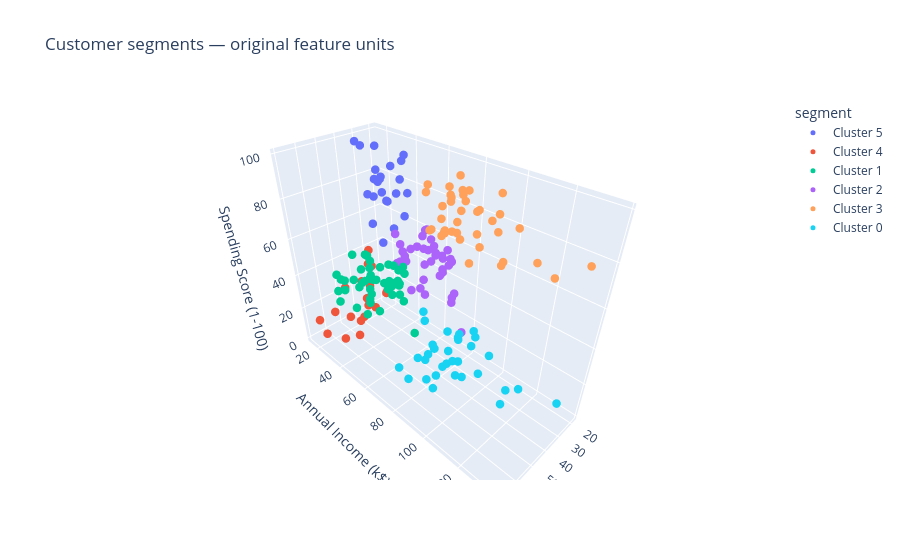

Write notebook code for a chart like this one.
### Markdown cell above
## Biểu đồ 3D tương tác

Các trục dùng đơn vị gốc. Màu cụm được học trong không gian chuẩn hóa. Biểu đồ có thể xoay và xem CustomerID.

### Code cell
customers = pd.read_csv(run / "customer_clusters.csv")
figure = plot_clusters(customers, config["data"]["features"], config["data"]["id_column"],
                       run / "figures/customer_clusters_3d.html")
figure.show()

### Figure 1 — Plotly figure (JSON) as saved in the notebook; plotly's stock layout.template omitted (floating-point values rounded to 4 significant figures)
{"data": [{"customdata": [[1], [2], [4], [6], [8], [10], [12], [14], [16], [18], [20], [22], [24], [26], [28], [30], [32], [34], [36], [38], [40], [42], [44], [46]], "hovertemplate": "segment=Cluster 5<br>Age=%{x}<br>Annual Income (k$)=%{y}<br>Spending Score (1-100)=%{z}<br>CustomerID=%{customdata[0]}<extra></extra>", "legendgroup": "Cluster 5", "marker": {"color": "#636efa", "symbol": "circle", "size": 5}, "mode": "markers", "name": "Cluster 5", "scene": "scene", "showlegend": true, "x": [19, 21, 23, 22, 23, 30, 35, 24, 22, 20, 35, 25, 31, 29, 35, 23, 21, 18, 21, 30, 20, 24, 31, 24], "y": [15, 15, 16, 17, 18, 19, 19, 20, 20, 21, 23, 24, 25, 28, 28, 29, 30, 33, 33, 34, 37, 38, 39, 39], "z": [39, 81, 77, 76, 94, 72, 99, 77, 79, 66, 98, 73, 73, 82, 61, 87, 73, 92, 81, 73, 75, 92, 61, 65], "type": "scatter3d"}, {"customdata": [[3], [5], [7], [9], [11], [13], [15], [17], [19], [21], [23], [25], [27], [29], [31], [33], [35], [37], [39], [43], [45]], "hovertemplate": "segment=Cluster 4<br>Age=%{x}<br>Annual Income (k$)=%{y}<br>Spending Score (1-100)=%{z}<br>CustomerID=%{customdata[0]}<extra></extra>", "legendgroup": "Cluster 4", "marker": {"color": "#EF553B", "symbol": "circle", "size": 5}, "mode": "markers", "name": "Cluster 4", "scene": "scene", "showlegend": true, "x": [20, 31, 35, 64, 67, 58, 37, 35, 52, 35, 46, 54, 45, 40, 60, 53, 49, 42, 36, 48, 49], "y": [16, 17, 18, 19, 19, 20, 20, 21, 23, 24, 25, 28, 28, 29, 30, 33, 33, 34, 37, 39, 39], "z": [6, 40, 6, 3, 14, 15, 13, 35, 29, 35, 5, 14, 32, 31, 4, 4, 14, 17, 26, 36, 28], "type": "scatter3d"}, {"customdata": [[41], [47], [51], [54], [55], [56], [57], [58], [60], [61], [63], [64], [65], [67], [68], [71], [72], [73], [74], [75], [77], [80], [81], [83], [84], [86], [87], [90], [91], [93], [97], [99], [102], [103], [105], [107], [108], [109], [110], [111], [117], [118], [119], [120], [161]], "hovertemplate": "segment=Cluster 1<br>Age=%{x}<br>Annual Income (k$)=%{y}<br>Spending Score (1-100)=%{z}<br>CustomerID=%{customdata[0]}<extra></extra>", "legendgroup": "Cluster 1", "marker": {"color": "#00cc96", "symbol": "circle", "size": 5}, "mode": "markers", "name": "Cluster 1", "scene": "scene", "showlegend": true, "x": [65, 50, 49, 59, 50, 47, 51, 69, 53, 70, 67, 54, 63, 43, 68, 70, 47, 60, 60, 59, 45, 49, 57, 67, 46, 48, 55, 50, 68, 48, 47, 48, 49, 67, 49, 66, 54, 68, 66, 65, 63, 49, 51, 50, 56], "y": [38, 40, 42, 43, 43, 43, 44, 44, 46, 46, 47, 47, 48, 48, 48, 49, 49, 50, 50, 54, 54, 54, 54, 54, 54, 54, 57, 58, 59, 60, 60, 61, 62, 62, 62, 63, 63, 63, 63, 63, 65, 65, 67, 67, 79], "z": [35, 55, 52, 60, 45, 41, 50, 46, 46, 56, 52, 59, 51, 50, 48, 55, 42, 49, 56, 47, 53, 42, 51, 41, 44, 46, 58, 46, 55, 49, 47, 42, 48, 59, 56, 50, 46, 43, 48, 52, 43, 59, 43, 57, 35], "type": "scatter3d"}, {"customdata": [[48], [49], [50], [52], [53], [59], [62], [66], [69], [70], [76], [78], [79], [82], [85], [88], [89], [92], [94], [95], [96], [98], [100], [101], [104], [106], [112], [113], [114], [115], [116], [121], [122], [123], [125], [133], [139], [143]], "hovertemplate": "segment=Cluster 2<br>Age=%{x}<br>Annual Income (k$)=%{y}<br>Spending Score (1-100)=%{z}<br>CustomerID=%{customdata[0]}<extra></extra>", "legendgroup": "Cluster 2", "marker": {"color": "#ab63fa", "symbol": "circle", "size": 5}, "mode": "markers", "name": "Cluster 2", "scene": "scene", "showlegend": true, "x": [27, 29, 31, 33, 31, 27, 19, 18, 19, 32, 26, 40, 23, 38, 21, 22, 34, 18, 40, 32, 24, 27, 20, 23, 26, 21, 19, 38, 19, 18, 19, 27, 38, 40, 23, 25, 19, 28], "y": [40, 40, 40, 42, 43, 46, 46, 48, 48, 48, 54, 54, 54, 54, 54, 57, 58, 59, 60, 60, 60, 60, 61, 62, 62, 62, 63, 64, 64, 65, 65, 67, 67, 69, 70, 72, 74, 76], "z": [47, 42, 42, 60, 54, 51, 55, 59, 59, 47, 54, 48, 52, 55, 57, 55, 60, 41, 40, 42, 52, 50, 49, 41, 55, 42, 54, 42, 46, 48, 50, 56, 40, 58, 29, 34, 10, 40], "type": "scatter3d"}, {"customdata": [[124], [126], [128], [130], [132], [134], [136], [138], [140], [142], [144], [146], [148], [150], [152], [154], [156], [158], [160], [162], [164], [166], [168], [170], [172], [174], [176], [178], [180], [182], [184], [186], [188], [190], [192], [194], [196], [198], [200]], "hovertemplate": "segment=Cluster 3<br>Age=%{x}<br>Annual Income (k$)=%{y}<br>Spending Score (1-100)=%{z}<br>CustomerID=%{customdata[0]}<extra></extra>", "legendgroup": "Cluster 3", "marker": {"color": "#FFA15A", "symbol": "circle", "size": 5}, "mode": "markers", "name": "Cluster 3", "scene": "scene", "showlegend": true, "x": [39, 31, 40, 38, 39, 31, 29, 32, 35, 32, 32, 28, 32, 34, 39, 38, 27, 30, 30, 29, 31, 36, 33, 32, 28, 36, 30, 27, 35, 32, 29, 30, 28, 36, 32, 38, 35, 32, 30], "y": [69, 70, 71, 71, 71, 72, 73, 73, 74, 75, 76, 77, 77, 78, 78, 78, 78, 78, 78, 79, 81, 85, 86, 87, 87, 87, 88, 88, 93, 97, 98, 99, 101, 103, 103, 113, 120, 126, 137], "z": [91, 77, 95, 75, 75, 71, 88, 73, 72, 93, 87, 97, 74, 90, 88, 76, 89, 78, 73, 83, 93, 75, 95, 63, 75, 92, 86, 69, 90, 86, 88, 97, 68, 85, 69, 91, 79, 74, 83], "type": "scatter3d"}, {"customdata": [[127], [129], [131], [135], [137], [141], [145], [147], [149], [151], [153], [155], [157], [159], [163], [165], [167], [169], [171], [173], [175], [177], [179], [181], [183], [185], [187], [189], [191], [193], [195], [197], [199]], "hovertemplate": "segment=Cluster 0<br>Age=%{x}<br>Annual Income (k$)=%{y}<br>Spending Score (1-100)=%{z}<br>CustomerID=%{customdata[0]}<extra></extra>", "legendgroup": "Cluster 0", "marker": {"color": "#19d3f3", "symbol": "circle", "size": 5}, "mode": "markers", "name": "Cluster 0", "scene": "scene", "showlegend": true, "x": [43, 59, 47, 20, 44, 57, 25, 48, 34, 43, 44, 47, 37, 34, 19, 50, 42, 36, 40, 36, 52, 58, 59, 37, 46, 41, 54, 41, 34, 33, 47, 45, 32], "y": [71, 71, 71, 73, 73, 75, 77, 77, 78, 78, 78, 78, 78, 78, 81, 85, 86, 87, 87, 87, 88, 88, 93, 97, 98, 99, 101, 103, 103, 113, 120, 126, 137], "z": [35, 11, 9, 5, 7, 5, 12, 36, 22, 17, 20, 16, 1, 1, 5, 26, 20, 27, 13, 10, 13, 15, 14, 32, 15, 39, 24, 17, 23, 8, 16, 28, 18], "type": "scatter3d"}], "layout": {"scene": {"domain": {"x": [0.0, 1.0], "y": [0.0, 1.0]}, "xaxis": {"title": {"text": "Age"}}, "yaxis": {"title": {"text": "Annual Income (k$)"}}, "zaxis": {"title": {"text": "Spending Score (1-100)"}}}, "legend": {"title": {"text": "segment"}, "tracegroupgap": 0}, "title": {"text": "Customer segments — original feature units"}}}
